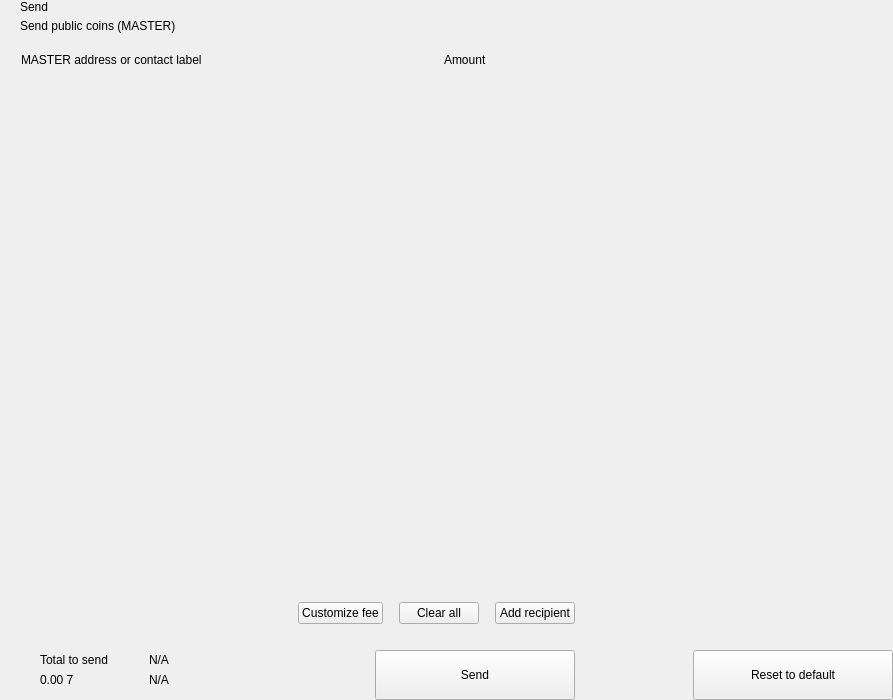
<?xml version="1.0" encoding="UTF-8"?>
<ui version="4.0">
 <class>send</class>
 <widget class="QWidget" name="send">
  <property name="geometry">
   <rect>
    <x>0</x>
    <y>0</y>
    <width>893</width>
    <height>700</height>
   </rect>
  </property>
  <property name="windowTitle">
   <string>Form</string>
  </property>
  <layout class="QHBoxLayout" name="horizontalLayout_2" stretch="2,1">
   <property name="spacing">
    <number>0</number>
   </property>
   <property name="leftMargin">
    <number>0</number>
   </property>
   <property name="topMargin">
    <number>0</number>
   </property>
   <property name="rightMargin">
    <number>0</number>
   </property>
   <property name="bottomMargin">
    <number>0</number>
   </property>
   <item>
    <widget class="QWidget" name="left" native="true">
     <layout class="QVBoxLayout" name="verticalLayout_3">
      <property name="spacing">
       <number>0</number>
      </property>
      <property name="leftMargin">
       <number>0</number>
      </property>
      <property name="topMargin">
       <number>0</number>
      </property>
      <property name="rightMargin">
       <number>0</number>
      </property>
      <property name="bottomMargin">
       <number>0</number>
      </property>
      <item>
       <layout class="QVBoxLayout" name="verticalLayout_22" stretch="0,0,0,1,0,0,0,0">
        <property name="spacing">
         <number>0</number>
        </property>
        <item>
         <layout class="QHBoxLayout" name="horizontalLayout_3">
          <property name="spacing">
           <number>0</number>
          </property>
          <property name="leftMargin">
           <number>20</number>
          </property>
          <property name="rightMargin">
           <number>20</number>
          </property>
          <item>
           <layout class="QVBoxLayout" name="verticalLayout">
            <property name="spacing">
             <number>5</number>
            </property>
            <item>
             <widget class="QLabel" name="labelTitle">
              <property name="text">
               <string>Send</string>
              </property>
              <property name="alignment">
               <set>Qt::AlignLeading|Qt::AlignLeft|Qt::AlignVCenter</set>
              </property>
             </widget>
            </item>
            <item>
             <widget class="QLabel" name="labelSubtitle1">
              <property name="text">
               <string>Send public coins (MASTER)</string>
              </property>
             </widget>
            </item>
           </layout>
          </item>
          <item>
           <spacer name="horizontalSpacer">
            <property name="orientation">
             <enum>Qt::Horizontal</enum>
            </property>
            <property name="sizeHint" stdset="0">
             <size>
              <width>40</width>
              <height>20</height>
             </size>
            </property>
           </spacer>
          </item>
         </layout>
        </item>
        <item>
         <spacer name="verticalSpacer_2">
          <property name="orientation">
           <enum>Qt::Vertical</enum>
          </property>
          <property name="sizeType">
           <enum>QSizePolicy::Fixed</enum>
          </property>
          <property name="sizeHint" stdset="0">
           <size>
            <width>20</width>
            <height>20</height>
           </size>
          </property>
         </spacer>
        </item>
        <item>
         <layout class="QHBoxLayout" name="horizontalLayout" stretch="6,0,2">
          <property name="spacing">
           <number>0</number>
          </property>
          <property name="leftMargin">
           <number>10</number>
          </property>
          <property name="topMargin">
           <number>0</number>
          </property>
          <property name="rightMargin">
           <number>20</number>
          </property>
          <property name="bottomMargin">
           <number>0</number>
          </property>
          <item>
           <widget class="QLabel" name="labelSubtitleAddress">
            <property name="styleSheet">
             <string notr="true">margin-left:8px;</string>
            </property>
            <property name="text">
             <string>MASTER address or contact label</string>
            </property>
           </widget>
          </item>
          <item>
           <spacer name="horizontalSpacer_3">
            <property name="orientation">
             <enum>Qt::Horizontal</enum>
            </property>
            <property name="sizeType">
             <enum>QSizePolicy::Fixed</enum>
            </property>
            <property name="sizeHint" stdset="0">
             <size>
              <width>40</width>
              <height>1</height>
             </size>
            </property>
           </spacer>
          </item>
          <item>
           <widget class="QLabel" name="labelSubtitleAmount">
            <property name="text">
             <string>Amount</string>
            </property>
           </widget>
          </item>
         </layout>
        </item>
        <item>
         <widget class="QScrollArea" name="scrollArea">
          <property name="minimumSize">
           <size>
            <width>0</width>
            <height>350</height>
           </size>
          </property>
          <property name="styleSheet">
           <string notr="true">#scrollArea {
            background:transparent;
            margin-top:10px;
}</string>
          </property>
          <property name="horizontalScrollBarPolicy">
           <enum>Qt::ScrollBarAlwaysOff</enum>
          </property>
          <property name="sizeAdjustPolicy">
           <enum>QAbstractScrollArea::AdjustIgnored</enum>
          </property>
          <property name="widgetResizable">
           <bool>true</bool>
          </property>
          <property name="alignment">
           <set>Qt::AlignLeading|Qt::AlignLeft|Qt::AlignTop</set>
          </property>
          <widget class="QWidget" name="scrollAreaWidgetContents">
           <property name="geometry">
            <rect>
             <x>0</x>
             <y>0</y>
             <width>591</width>
             <height>16</height>
            </rect>
           </property>
           <property name="sizePolicy">
            <sizepolicy hsizetype="Preferred" vsizetype="Maximum">
             <horstretch>0</horstretch>
             <verstretch>0</verstretch>
            </sizepolicy>
           </property>
           <property name="autoFillBackground">
            <bool>false</bool>
           </property>
           <property name="styleSheet">
            <string notr="true">#scrollAreaWidgetContents {
             background:transparent;
             }</string>
           </property>
           <layout class="QVBoxLayout" name="verticalLayout_7">
            <property name="spacing">
             <number>0</number>
            </property>
            <property name="sizeConstraint">
             <enum>QLayout::SetDefaultConstraint</enum>
            </property>
            <property name="leftMargin">
             <number>0</number>
            </property>
            <property name="topMargin">
             <number>0</number>
            </property>
            <property name="rightMargin">
             <number>0</number>
            </property>
            <property name="bottomMargin">
             <number>0</number>
            </property>
           </layout>
          </widget>
         </widget>
        </item>
        <item>
         <spacer name="verticalSpacer_4">
          <property name="orientation">
           <enum>Qt::Vertical</enum>
          </property>
          <property name="sizeType">
           <enum>QSizePolicy::Fixed</enum>
          </property>
          <property name="sizeHint" stdset="0">
           <size>
            <width>20</width>
            <height>20</height>
           </size>
          </property>
         </spacer>
        </item>
        <item>
         <layout class="QHBoxLayout" name="horizontalLayout_20">
          <property name="spacing">
           <number>6</number>
          </property>
          <property name="leftMargin">
           <number>20</number>
          </property>
          <property name="rightMargin">
           <number>20</number>
          </property>
          <item>
           <spacer name="horizontalSpacer_4">
            <property name="orientation">
             <enum>Qt::Horizontal</enum>
            </property>
            <property name="sizeHint" stdset="0">
             <size>
              <width>10</width>
              <height>20</height>
             </size>
            </property>
           </spacer>
          </item>
          <item>
           <widget class="QPushButton" name="pushButtonFee">
            <property name="focusPolicy">
             <enum>Qt::NoFocus</enum>
            </property>
            <property name="text">
             <string>Customize fee</string>
            </property>
           </widget>
          </item>
          <item>
           <spacer name="horizontalSpacer_11">
            <property name="orientation">
             <enum>Qt::Horizontal</enum>
            </property>
            <property name="sizeType">
             <enum>QSizePolicy::Minimum</enum>
            </property>
            <property name="sizeHint" stdset="0">
             <size>
              <width>10</width>
              <height>20</height>
             </size>
            </property>
           </spacer>
          </item>
          <item>
           <widget class="QPushButton" name="pushButtonClear">
            <property name="focusPolicy">
             <enum>Qt::NoFocus</enum>
            </property>
            <property name="layoutDirection">
             <enum>Qt::RightToLeft</enum>
            </property>
            <property name="text">
             <string>Clear all</string>
            </property>
           </widget>
          </item>
          <item>
           <spacer name="horizontalSpacer_6">
            <property name="orientation">
             <enum>Qt::Horizontal</enum>
            </property>
            <property name="sizeType">
             <enum>QSizePolicy::Fixed</enum>
            </property>
            <property name="sizeHint" stdset="0">
             <size>
              <width>10</width>
              <height>20</height>
             </size>
            </property>
           </spacer>
          </item>
          <item>
           <widget class="QPushButton" name="pushButtonAddRecipient">
            <property name="focusPolicy">
             <enum>Qt::NoFocus</enum>
            </property>
            <property name="text">
             <string>Add recipient</string>
            </property>
           </widget>
          </item>
         </layout>
        </item>
        <item>
         <spacer name="verticalSpacer">
          <property name="orientation">
           <enum>Qt::Vertical</enum>
          </property>
          <property name="sizeType">
           <enum>QSizePolicy::Fixed</enum>
          </property>
          <property name="sizeHint" stdset="0">
           <size>
            <width>20</width>
            <height>16</height>
           </size>
          </property>
         </spacer>
        </item>
        <item>
         <layout class="QHBoxLayout" name="horizontalLayout_7">
          <property name="rightMargin">
           <number>20</number>
          </property>
          <item>
           <layout class="QHBoxLayout" name="horizontalLayout_10">
            <property name="spacing">
             <number>0</number>
            </property>
            <property name="leftMargin">
             <number>8</number>
            </property>
            <item>
             <widget class="QStackedWidget" name="stackedWidget">
              <property name="minimumSize">
               <size>
                <width>0</width>
                <height>60</height>
               </size>
              </property>
              <property name="maximumSize">
               <size>
                <width>16777215</width>
                <height>60</height>
               </size>
              </property>
              <widget class="QWidget" name="page1">
               <layout class="QVBoxLayout" name="verticalLayout_71" stretch="0">
                <property name="spacing">
                 <number>6</number>
                </property>
                <property name="leftMargin">
                 <number>12</number>
                </property>
                <property name="topMargin">
                 <number>0</number>
                </property>
                <property name="rightMargin">
                 <number>0</number>
                </property>
                <property name="bottomMargin">
                 <number>0</number>
                </property>
                <item>
                 <widget class="QWidget" name="coinWidget" native="true">
                  <property name="minimumSize">
                   <size>
                    <width>0</width>
                    <height>60</height>
                   </size>
                  </property>
                  <property name="maximumSize">
                   <size>
                    <width>16777215</width>
                    <height>60</height>
                   </size>
                  </property>
                  <layout class="QHBoxLayout" name="horizontalLayout_9">
                   <property name="spacing">
                    <number>0</number>
                   </property>
                   <property name="leftMargin">
                    <number>20</number>
                   </property>
                   <property name="topMargin">
                    <number>10</number>
                   </property>
                   <property name="rightMargin">
                    <number>20</number>
                   </property>
                   <property name="bottomMargin">
                    <number>10</number>
                   </property>
                   <item>
                    <layout class="QVBoxLayout" name="verticalSend">
                     <property name="spacing">
                      <number>0</number>
                     </property>
                     <item>
                      <widget class="QLabel" name="labelTitleTotalSend">
                       <property name="text">
                        <string>Total to send</string>
                       </property>
                      </widget>
                     </item>
                     <item>
                      <widget class="QLabel" name="labelAmountSend">
                       <property name="text">
                        <string notr="true">0.00 7</string>
                       </property>
                      </widget>
                     </item>
                    </layout>
                   </item>
                   <item>
                    <spacer name="horizontalSpacer_9">
                     <property name="orientation">
                      <enum>Qt::Horizontal</enum>
                     </property>
                     <property name="sizeType">
                      <enum>QSizePolicy::Fixed</enum>
                     </property>
                     <property name="sizeHint" stdset="0">
                      <size>
                       <width>20</width>
                       <height>20</height>
                      </size>
                     </property>
                    </spacer>
                   </item>
                   <item>
                    <widget class="QLabel" name="labelLine">
                     <property name="minimumSize">
                      <size>
                       <width>1</width>
                       <height>0</height>
                      </size>
                     </property>
                     <property name="maximumSize">
                      <size>
                       <width>1</width>
                       <height>16777215</height>
                      </size>
                     </property>
                     <property name="text">
                      <string/>
                     </property>
                    </widget>
                   </item>
                   <item>
                    <spacer name="horizontalSpacer_10">
                     <property name="orientation">
                      <enum>Qt::Horizontal</enum>
                     </property>
                     <property name="sizeType">
                      <enum>QSizePolicy::Fixed</enum>
                     </property>
                     <property name="sizeHint" stdset="0">
                      <size>
                       <width>20</width>
                       <height>20</height>
                      </size>
                     </property>
                    </spacer>
                   </item>
                   <item>
                    <layout class="QVBoxLayout" name="verticalRemaining">
                     <property name="spacing">
                      <number>0</number>
                     </property>
                     <item>
                      <widget class="QLabel" name="labelTitleTotalRemaining">
                       <property name="text">
                        <string notr="true">N/A</string>
                       </property>
                      </widget>
                     </item>
                     <item>
                      <widget class="QLabel" name="labelAmountRemaining">
                       <property name="text">
                        <string notr="true">N/A</string>
                       </property>
                      </widget>
                     </item>
                    </layout>
                   </item>
                  </layout>
                 </widget>
                </item>
               </layout>
              </widget>
              <widget class="QWidget" name="page_2"/>
             </widget>
            </item>
           </layout>
          </item>
          <item>
           <spacer name="horizontalSpacer_5">
            <property name="orientation">
             <enum>Qt::Horizontal</enum>
            </property>
            <property name="sizeType">
             <enum>QSizePolicy::Expanding</enum>
            </property>
            <property name="sizeHint" stdset="0">
             <size>
              <width>40</width>
              <height>20</height>
             </size>
            </property>
           </spacer>
          </item>
          <item alignment="Qt::AlignBottom">
           <widget class="QPushButton" name="pushButtonSave">
            <property name="minimumSize">
             <size>
              <width>200</width>
              <height>50</height>
             </size>
            </property>
            <property name="maximumSize">
             <size>
              <width>200</width>
              <height>50</height>
             </size>
            </property>
            <property name="focusPolicy">
             <enum>Qt::NoFocus</enum>
            </property>
            <property name="text">
             <string>Send</string>
            </property>
           </widget>
          </item>
         </layout>
        </item>
       </layout>
      </item>
     </layout>
    </widget>
   </item>
   <item>
    <widget class="QWidget" name="right" native="true">
     <layout class="QVBoxLayout" name="verticalLayout_5">
      <property name="leftMargin">
       <number>0</number>
      </property>
      <property name="topMargin">
       <number>0</number>
      </property>
      <property name="rightMargin">
       <number>0</number>
      </property>
      <property name="bottomMargin">
       <number>0</number>
      </property>
      <item>
       <layout class="QVBoxLayout" name="verticalLayout_4">
        <property name="spacing">
         <number>6</number>
        </property>
        <item>
         <widget class="OptionButton" name="btnCoinControl" native="true">
          <property name="minimumSize">
           <size>
            <width>0</width>
            <height>50</height>
           </size>
          </property>
         </widget>
        </item>
        <item>
         <widget class="OptionButton" name="btnChangeAddress" native="true">
          <property name="minimumSize">
           <size>
            <width>0</width>
            <height>50</height>
           </size>
          </property>
         </widget>
        </item>
        <item>
         <widget class="OptionButton" name="btnUri" native="true">
          <property name="minimumSize">
           <size>
            <width>0</width>
            <height>50</height>
           </size>
          </property>
         </widget>
        </item>
        <item>
         <spacer name="verticalSpacer_5">
          <property name="orientation">
           <enum>Qt::Vertical</enum>
          </property>
          <property name="sizeHint" stdset="0">
           <size>
            <width>20</width>
            <height>40</height>
           </size>
          </property>
         </spacer>
        </item>
        <item>
         <layout class="QHBoxLayout" name="horizontalLayout_8">
          <item>
           <spacer name="horizontalSpacer_7">
            <property name="orientation">
             <enum>Qt::Horizontal</enum>
            </property>
            <property name="sizeHint" stdset="0">
             <size>
              <width>40</width>
              <height>20</height>
             </size>
            </property>
           </spacer>
          </item>
          <item>
           <widget class="QPushButton" name="pushButtonReset">
            <property name="minimumSize">
             <size>
              <width>200</width>
              <height>50</height>
             </size>
            </property>
            <property name="maximumSize">
             <size>
              <width>200</width>
              <height>50</height>
             </size>
            </property>
            <property name="focusPolicy">
             <enum>Qt::NoFocus</enum>
            </property>
            <property name="text">
             <string>Reset to default</string>
            </property>
           </widget>
          </item>
         </layout>
        </item>
       </layout>
      </item>
     </layout>
    </widget>
   </item>
  </layout>
 </widget>
 <customwidgets>
  <customwidget>
   <class>OptionButton</class>
   <extends>QWidget</extends>
   <header>qt/pivx/optionbutton.h</header>
   <container>1</container>
  </customwidget>
 </customwidgets>
 <resources/>
 <connections/>
</ui>
